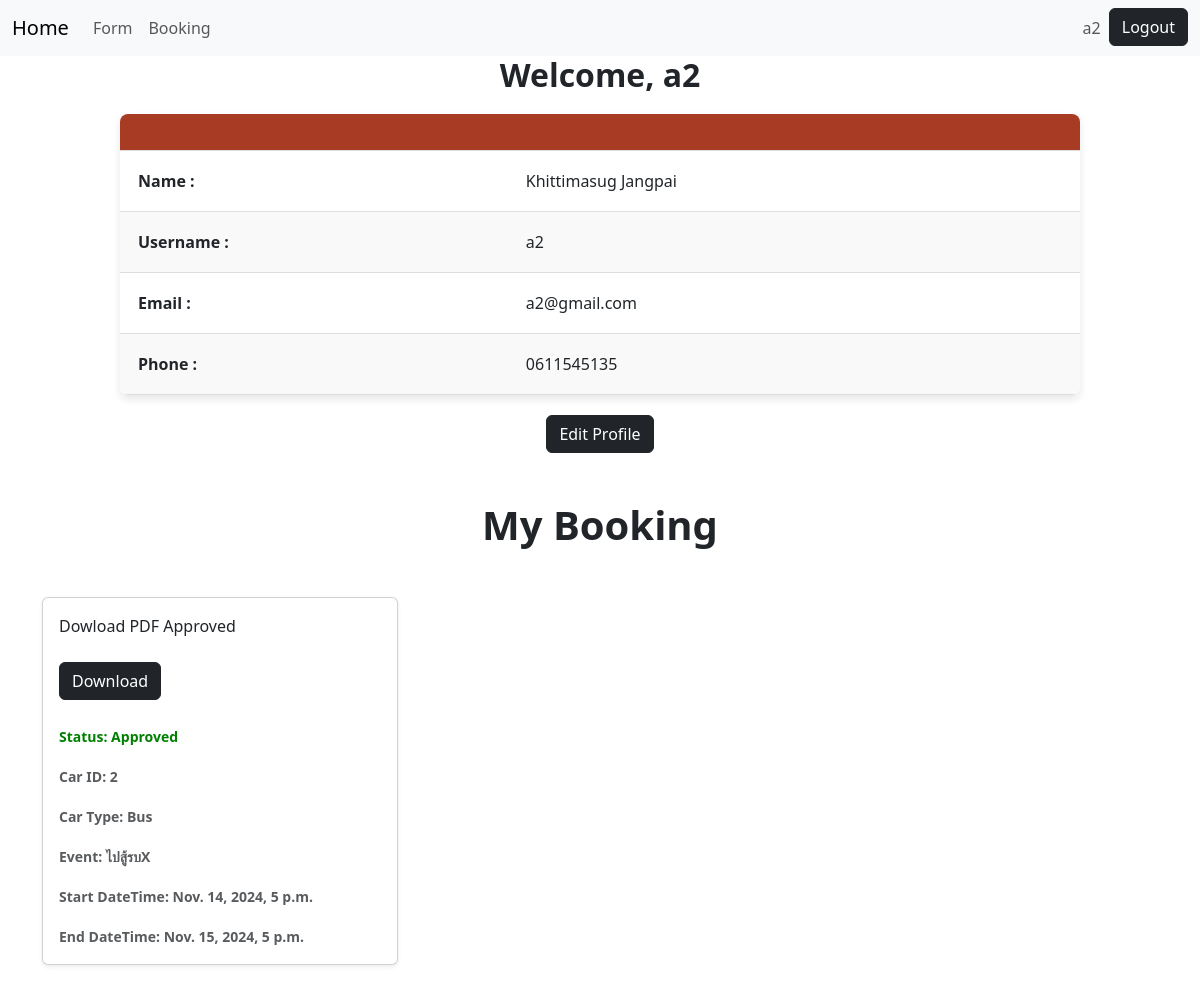
The app's page /dashboard/ (signed in) with its own data.
### booksys/models.py (models this page shows, shortened)
class User(AbstractBaseUser, PermissionsMixin):
    email = models.EmailField(blank=True, default="")
    username = models.CharField(max_length=255, blank=True, default="",unique=True)
    first_name = models.CharField(max_length=255, blank=True, default="")
    last_name = models.CharField(max_length=255, blank=True, default="")
    is_active = models.BooleanField(default=True)
    is_staff = models.BooleanField(default=False)
    is_superuser = models.BooleanField(default=False)
    rank = models.IntegerField(default=1, blank=True, null=True)
    date_joined = models.DateTimeField(default=timezone.now)
    last_login = models.DateTimeField(blank=True, null=True)
    phone = models.CharField(max_length=10, blank=True, null=True)
    objects = CustomUserManager()
    USERNAME_FIELD = "username"
    EMAIL_FIELD = "email"
    REQUIRED_FIELDS = []
    class Meta:
        verbose_name = "User"
        verbose_name_plural = "Users"

class Booking(models.Model):
    user = models.ForeignKey(User, null=True, on_delete=models.CASCADE)
    car = models.ForeignKey(Car,blank=True, null=True, on_delete=models.CASCADE)
    pdf = models.ForeignKey(PDFUpload,blank=True, null=True, on_delete=models.CASCADE)
    eventTitle = models.CharField(max_length=255)
    startDateTime = models.DateTimeField(null=True, blank=True , default=timezone.now())
    endDateTime = models.DateTimeField(null=True, blank=True , default=timezone.now())
    descript = models.TextField(blank=True)

class Car(models.Model):
    file = models.ImageField(upload_to='uploads/')
    car_type = models.CharField(max_length=255, blank=True, default="",null=True)
    car_system = models.CharField(max_length=255, blank=True, default="",null=True)
    car_seat = models.IntegerField(blank=True, null=True)

### booksys/views.py (the view)
# urls.py: path('dashboard/', views.dashboard_view ,name='dashboard'),
def dashboard_view(request):
    print(request.user)
    allBook = Booking.objects.all()
    for i in allBook:
        print(i.user)
        if i.user == request.user:
            print("Yes")
            bookings = Booking.objects.get(user=request.user.id)
            return render(request, "dashboard.html",{"bookings": bookings,"BoolX": False})
    return render(request, "dashboard.html",{"BoolX": False})

### booksys/templates/dashboard.html (shortened to what this page needs)
{% include 'components/base2.html' %}
<!DOCTYPE html>
<html>
    <head>
    </head>
    <body>
    {% block content %}
        <center><h2 class="bold">Welcome, {{ request.user.username }} </h2></center>
        <table class="user-table">
            <thead>
                <tr>
                    <th></th>
                    <th></th>
                </tr>
            </thead>
            <tbody>
                <tr>
                    <td class="bold">Name : </td>
                    <td>{{ request.user.first_name }} {{ request.user.last_name }}</td>
                </tr>
                <tr>
                    <td class="bold">Username : </td>
                    <td>{{ request.user.username }}</td>
                </tr>
                <tr>
                    <td class="bold">Email : </td>
                    <td>{{ request.user.email }}</td>
                </tr>
                <tr>
                    <td class="bold">Phone : </td>
                    <td>{{ request.user.phone }}</td>
                </tr>
            </tbody>
        </table>
        <center><a href="update/{{request.user.id}}"><button  class="btn btn-dark">Edit Profile</button></a></center>
    <div class="container py-5 ">
        <h1 class="text-center mb-5 bold">My Booking</h1>
        <div class="row row-cols-1 row-cols-md-2 row-cols-lg-3 g-4">
            <div class="col">
                <div class="card h-100 shadow-sm">
                    <div class="card-body">
                        {% if bookings.pdf.is_approve %}
                        <label class="lable" for=""> Dowload PDF Approved </label><br><br>
                        <a href="{{booking.pdf.pdf_file.url}}" class="btn btn-dark" > Download </a><br></br>
                        {% endif %}
                        {% if bookings.pdf.is_approve %}
                        <p class="card-text bold"><small name="is_approve" class="green">Status: Approved </small></p>
                        {% else %}
                        <p class="card-text bold"><small name="is_approve" class="red">Status: Not Approve </small></p>
                        {% endif %}
                        <p class="card-text bold"><small name="car_id" class="text-muted ">Car ID: {{ bookings.car.id }} </small></p>
                        <p class="card-text bold"><small name="car_id" class="text-muted ">Car Type: {{ bookings.car.car_type }} </small></p>
                        <p class="card-text bold"><small name="event" class="text-muted">Event: {{ bookings.eventTitle }} </small></p>
                        <p class="card-text bold"><small name="startDateTime" class="text-muted">Start DateTime: {{ bookings.startDateTime }} </small></p>
                        <p class="card-text bold"><small name="endDateTime" class="text-muted">End DateTime: {{ bookings.endDateTime }} </small></p>
                    </div>
                </div>
            </div>
        </div>
    </div>
    </body>
    {% endblock %}
</html>

### booksys/templates/components/base2.html (shortened to what this page needs)
<!DOCTYPE html>
<html>
    <head>
        <link href="https://cdn.jsdelivr.net/npm/bootstrap@5.3.3/dist/css/bootstrap.min.css" rel="stylesheet">
    </head>
    <body>
        <nav class="navbar navbar-expand-lg bg-light">
            <div class="container-fluid">
              <a class="navbar-brand" href="http://127.0.0.1:8000/">Home</a>
              <div class="collapse navbar-collapse" id="navbarSupportedContent">
                <ul class="navbar-nav me-auto mb-2 mb-lg-0">
                  {% if request.user.is_superuser %}
                      <li class="nav-item">
                        <a class="nav-link" href="{% url 'adminDashboard' %}">Admin Dashboard</a>
                      </li>
                  {% elif request.user.is_authenticated %}
                      <li class="nav-item">
                        <a class="nav-link" href="/form_view">Form</a>
                      </li>
                      <li class="nav-item">
                        <a class="nav-link" href="/selectcar">Booking</a>
                      </li>
                  {% else %}
                      <li class="nav-item">
                        <a class="nav-link" href="/login">Booking</a>
                      </li>
                  {% endif %}
                </ul>
                {% if request.user.is_authenticated %}
                  <ul class="navbar-nav ms-auto mb-2 mb-lg-0">
                    <li class="nav-item">
                      <a class="nav-link" href="/dashboard">{{ request.user.username }}</a>
                    </li>
                    <li class="nav-item">
                      <a href="{% url 'logout' %}" class="btn btn-dark">Logout</a>
                    </li>
                  </ul>
                {% endif %}
              </div>
            </div>
          </nav>
    </body>
</html>

### booksys/templates/dashboard.html (style rules this page uses)
.bold { font-weight: bold; }
.user-table { width: 80%; margin: 20px auto; border-collapse: collapse; font-size: 16px; text-align: left; box-shadow: 0px 4px 8px rgba(0, 0, 0, 0.1); border-radius: 8px; overflow: hidden; }
.user-table th, .user-table td { word-break: break-word; padding: 18px; border-bottom: 1px solid #ddd; }
.user-table thead th { background-color: #A73B24; color: white; font-weight: bold; text-align: left; }
.user-table tbody tr:nth-child(even) { background-color: #f9f9f9; }
.green { color: green; }

### records on screen
User: user.username "a2", user.first_name "Khittimasug", user.last_name "Jangpai", user.email "a2@gmail.com", user.phone "0611545135"
Booking: car.id "2", car.car_type "Bus", eventTitle "ไปสู้รบX", startDateTime "Nov. 14, 2024, 5 p.m.", endDateTime "Nov. 15, 2024, 5 p.m."
